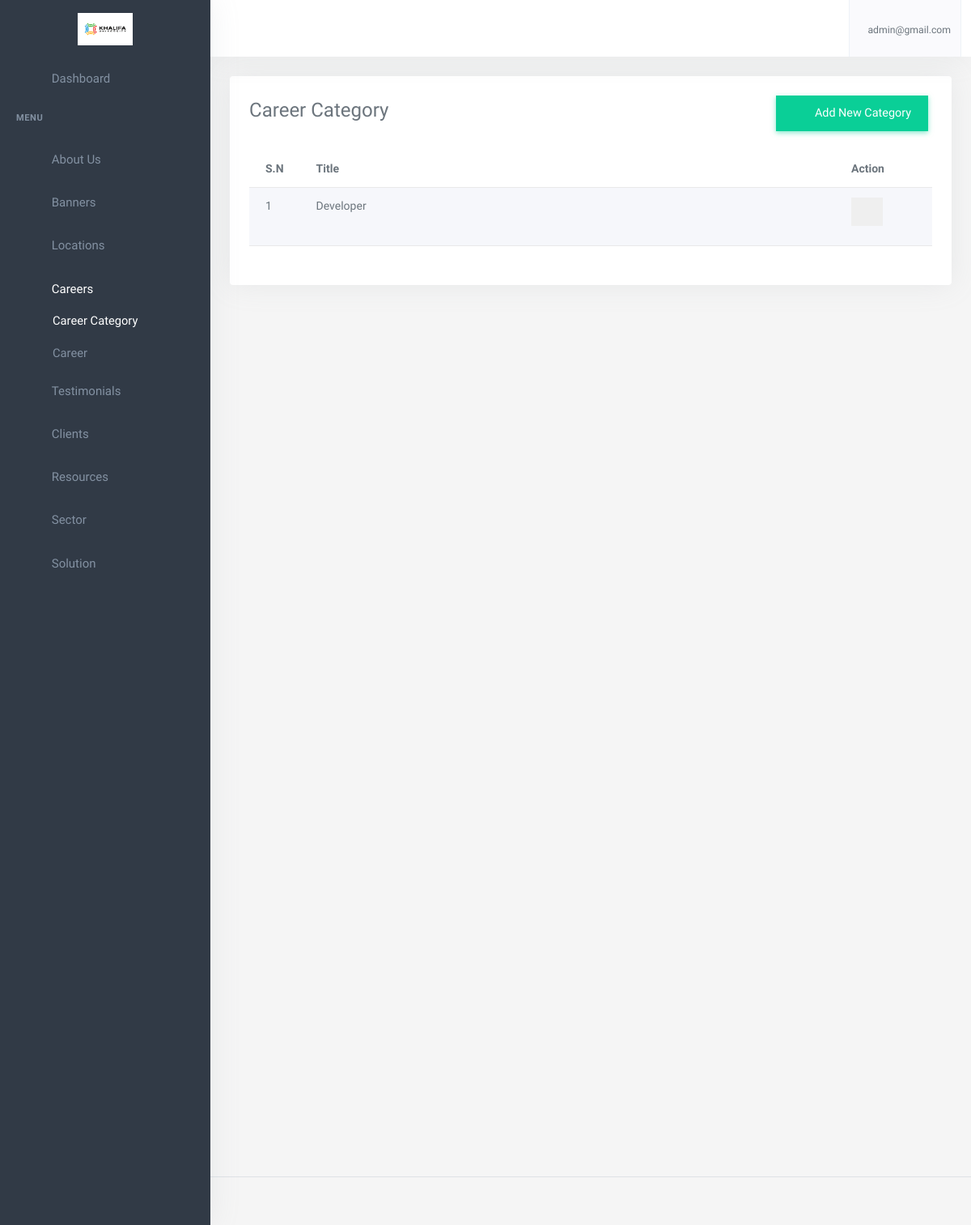
Screenshot of /dashboard/career/category (signed in) with the database file from the repository.
### account/models.py (models this page shows, shortened)
class User(AbstractBaseUser,PermissionsMixin):
    email = models.EmailField(
        verbose_name='Email',
        max_length=255,
        unique=True,
    )
    name = models.CharField(max_length=200,null=True, blank=True)
    is_user = models.BooleanField(default=False)
    is_admin = models.BooleanField(default=False)
    phone_no = models.CharField(max_length=150,null=True, blank=True)
    avatar = models.ImageField(upload_to="avatarimage/", null=True, blank=True)
    created_at = models.DateTimeField(auto_now_add=True)
    updated_at = models.DateTimeField(auto_now=True)
    objects = UserManager()
    USERNAME_FIELD = 'email'
    REQUIRED_FIELDS = []

### about/models.py (models this page shows, shortened)
class OrganizationSetting(models.Model):
    logo =models.ImageField(verbose_name='Organization Logo',upload_to='aboutus/')
    fav_icon = models.ImageField(verbose_name='Organization Fav Icon',upload_to='aboutus/')
    site_name = models.CharField(verbose_name='Organization Name',max_length=150)
    location = models.CharField(verbose_name='Organizaton Location', max_length=200)
    phone_number = models.CharField(verbose_name='Organization Phone Number',max_length=150)
    email = models.EmailField(verbose_name='Organization Email')
    fb_url = models.URLField(verbose_name='Facebook Page URL', null=True,blank=True)
    tw_url = models.URLField(verbose_name='Twitter URL', null=True,blank=True)
    insta_url = models.URLField(verbose_name='Instagram Page URL', null=True,blank=True)
    linkedin_url = models.URLField(verbose_name='Linkedin URL', null=True,blank=True)

### careers/models.py (models this page shows, shortened)
class Category(models.Model):
    category_name = models.CharField(verbose_name='Career Category Name' ,max_length=150)

### app2/views.py (the view, shortened to what this page needs)
# urls.py: path('career/category', CareerCategoryListView.as_view(), name='career_category'),
@method_decorator(login_required, name='dispatch')
class CareerCategoryListView(generic.ListView):
    model = Category
    context_object_name ='categories'
    template_name ='app2/career_category.html'
    def get_context_data(self, *args, **kwargs):
        context= super().get_context_data(**kwargs)
        context['form'] = CareerCategoryForm
        return context

### app/context_processor.py (called while the page is built)
def solutions(request):
    solutions_data = Solutions.objects.all()
    context = {
        'solution_category': solutions_data
    }
    return context

def sectors(request):
    secots_all = Sector.objects.all()
    context = {
        'secotrs':secots_all
    }
    return context

def career_category(request):
    categories = Category.objects.all()
    return({
        'careers_categories':categories
    })

def organizationsetting(request):
    organization_setting = OrganizationSetting.objects.first()
    return ({
        'organization_settings': organization_setting
    })

def locations(request):
    all_office_locations = Office.objects.all()[:5]
    return({
        'office_locations':all_office_locations
    })

### app2/templates/app2/career_category.html (shortened to what this page needs)
{% extends 'app2/base.html' %}
{% load static %}
{% block body %}
<div class="content-page">
    <div class="content">
        <div class="container-fluid">
            <div class="row pt-3">
                <div class="col-12">
                    <div class="card">
                        <div class="card-body">
                            <div class="row mb-2">
                                <div class="col-sm-6">
                                    <div class="fs-3">Career Category</div>
                                </div>
                                <div class="col-sm-6">
                                    <button type="button"  data-bs-toggle="modal" data-bs-target="#exampleModal" class="btn btn-success mb-2 float-end rounded-0"><i class="mdi mdi-plus-circle me-2"></i> Add New Category</button>
                                </div>
                            </div>
                            <div class="tab-content ">
                                <table id="datatable-buttons" class="table table-striped dt-responsive nowrap w-100 ">
                                    <thead>
                                        <tr>
                                            <th >S.N</th>
                                            <th class="">Title</th>
                                            <th  style="width: 120px;">Action</th>
                                        </tr>
                                    </thead>
                                    <tbody>
                                    {%for category in categories%}
                                    <tr>
                                        <td>
                                            {{forloop.counter}}
                                        </td>
                                        <td class="">
                                            {{category.category_name}}
                                        </td>
                                        <td class="d-flex">
                                            <button type="button"  data-bs-toggle="modal" data-bs-target="#editeModal_{{category.id}}" class="border-0 bg-none mb-2 float-end rounded-0"><i class="mdi mdi-square-edit-outline"></i> </button>
                                            <a href="{% url 'dashboard:delete_category' category.id %}" class="action-icon text-dark"> <i class="mdi mdi-delete"></i></a>
                                        </td>
                                    </tr>
                                    {%endfor%}
                                    </tbody>
                                </table>
                            </div>
                        </div>
                    </div>
                </div>
            </div>
        </div>
    </div>
</div>
{%endblock%}

### app2/templates/app2/base.html (shortened to what this page needs)
{% load static %}
<!DOCTYPE html>
<html lang="en">
    <head>
        <link rel="stylesheet" href="{% static 'app2/assets/vendor/jquery-toast-plugin/jquery.toast.min.css'%}">
        <link href="{% static 'app2/assets/css/app-saas.min.css'%}" rel="stylesheet" type="text/css" id="app-style" />
        <link href="{% static 'app2/assets/css/icons.min.css'%}" rel="stylesheet" type="text/css" />
        <link href="{% static 'app2/assets/vendor/bootstrap-datepicker/css/bootstrap-datepicker.min.css'%}" rel="stylesheet" type="text/css" />
        <link href="{% static 'app2/assets/vendor/select2/css/select2.min.css'%}" rel="stylesheet" type="text/css" />
        <link href="{% static 'app2/assets/vendor/datatables.net-bs5/css/dataTables.bootstrap5.min.css'%}" rel="stylesheet" type="text/css" />
        <link href="{% static 'app2/assets/vendor/datatables.net-responsive-bs5/css/responsive.bootstrap5.min.css'%}" rel="stylesheet" type="text/css" />
        <link href="{% static 'app2/assets/css/app-saas.min.css'%}" rel="stylesheet" type="text/css" id="app-style" />
        <link href="{% static 'app2/assets/css/icons.min.css'%}" rel="stylesheet" type="text/css" />
        <link href="https://cdn.jsdelivr.net/npm/summernote@0.8.16/dist/summernote-lite.min.css" rel="stylesheet">
    </head>
    <link rel="stylesheet" href="https://maxcdn.bootstrapcdn.com/font-awesome/4.7.0/css/font-awesome.min.css">
    <body>
        <div class="wrapper">
            <div class="navbar-custom">
                <div class="topbar container-fluid justify-content-between">
                    <div class="d-flex align-items-center  gap-lg-2 gap-1">
                        <button class="button-toggle-menu sm:float-end">
                            <i class="mdi mdi-menu"></i>
                        </button>
                    </div>
                    <ul class="topbar-menu d-flex align-items-center gap-3">
                        <li class="d-none d-sm-inline-block">
                            <a class="nav-link" data-bs-toggle="offcanvas" href="#theme-settings-offcanvas">
                                <i class="ri-settings-3-line font-22"></i>
                            </a>
                        </li>
                        <li class="d-none d-sm-inline-block">
                            <div class="nav-link" id="light-dark-mode" data-bs-toggle="tooltip" data-bs-placement="left" title="Theme Mode">
                                <i class="ri-moon-line font-22"></i>
                            </div>
                        </li>
                        <li class="d-none d-md-inline-block">
                            <a class="nav-link" href="#" data-toggle="fullscreen">
                                <i class="ri-fullscreen-line font-22"></i>
                            </a>
                        </li>
                        <li class="dropdown">
                            <a class="nav-link dropdown-toggle arrow-none nav-user px-2" data-bs-toggle="dropdown" href="#" role="button" aria-haspopup="false" aria-expanded="false">
                                <span class="d-lg-flex flex-column gap-1 d-none">
                                    <h6 class="my-0 fw-normal">{{request.user.email}}</h6>
                                </span>
                            </a>
                        </li>
                    </ul>
                </div>
            </div>
            <div class="leftside-menu">
                <a href="{% url 'dashboard:index' %}" class="logo logo-light">
                    <span class="logo-lg">
                        <img src="{{organization_settings.logo.url}}" alt="logo" style="height: 40px;">
                    </span>
                </a>
                <div class="h-100" id="leftside-menu-container" data-simplebar>
                    <ul class="side-nav">
                        <li class="side-nav-item">
                            <a href="{% url 'dashboard:index' %}" class="side-nav-link">
                                <i class="uil-home-alt"></i>
                                <span> Dashboard </span>
                            </a>
                        </li>
                        <li class="side-nav-title">Menu</li>
                        <li class="side-nav-item">
                            <a data-bs-toggle="collapse" href="#sidebarPages2" aria-expanded="false" aria-controls="sidebarPages" class="side-nav-link">
                                <i class="uil-home"></i>
                                <span> About Us </span>
                                <span class="menu-arrow"></span>
                            </a>
                        </li>
                        <li class="side-nav-item">
                            <a href="{% url 'dashboard:banners' %}" class="side-nav-link">
                                <i class="uil-book"></i>
                                <span> Banners </span>
                            </a>
                        </li>
                        <li class="side-nav-item">
                            <a data-bs-toggle="collapse" href="#sidebarPages" aria-expanded="false" aria-controls="sidebarPages" class="side-nav-link">
                                <i class="uil-location"></i>
                                <span> Locations </span>
                                <span class="menu-arrow"></span>
                            </a>
                        </li>
                        <li class="side-nav-item">
                            <a data-bs-toggle="collapse" href="#sidebarPages1" aria-expanded="false" aria-controls="sidebarPages" class="side-nav-link">
                                <i class="uil-book"></i>
                                <span> Careers </span>
                                <span class="menu-arrow"></span>
                            </a>
                            <div class="collapse" id="sidebarPages1">
                                <ul class="side-nav-second-level">
                                    <li>
                                        <a href="{% url 'dashboard:career_category' %}">Career Category</a>
                                    </li>
                                    <li>
                                        <a href="{% url 'dashboard:careers_list' %}">Career</a>
                                    </li>
                                </ul>
                            </div>
                        </li>
                        <li class="side-nav-item">
                            <a href="{% url 'dashboard:testimonials' %}" class="side-nav-link">
                                <i class="uil-book"></i>
                                <span> Testimonials </span>
                            </a>
                        </li>
                        <li class="side-nav-item">
                            <a href="{% url 'dashboard:client_list' %}" class="side-nav-link">
                                <i class="uil-user"></i>
                                <span> Clients </span>
                            </a>
                        </li>
                        <li class="side-nav-item">
                            <a data-bs-toggle="collapse" href="#sidebarPages4" aria-expanded="false" aria-controls="sidebarPages" class="side-nav-link">
                                <i class="uil-diamond"></i>
                                <span> Resources </span>
                                <span class="menu-arrow"></span>
                            </a>
                        </li>
                        <li class="side-nav-item">
                            <a data-bs-toggle="collapse" href="#sidebarPages5" aria-expanded="false" aria-controls="sidebarPages" class="side-nav-link">
                                <i class="uil-user"></i>
                                <span> Sector </span>
                                <span class="menu-arrow"></span>
                            </a>
                        </li>
                        <li class="side-nav-item">
                            <a data-bs-toggle="collapse" href="#sidebarPages6" aria-expanded="false" aria-controls="sidebarPages" class="side-nav-link">
                                <i class="uil-user"></i>
                                <span>Solution </span>
                                <span class="menu-arrow"></span>
                            </a>
                        </li>
                    </ul>
                </div>
            </div>
  {% block body %}
  {% endblock  %}
        <footer class="footer">
            <div class="container-fluid">
                <div class="row">
                    <div class="col-md-6">
                    </div>
                    <div class="col-md-6">
                    </div>
                </div>
            </div>
        </footer>
    </div>
                        </body>
                        </html>

### app2/templates/app2/base.html (style rules this page uses)
.btn { margin: 0 5px; padding: 10px 20px; border-radius: 5px; cursor: pointer; }

### rows the page displays
User: user.email "admin@gmail.com"
OrganizationSetting: logo (picture)
Category: category_name "Developer"
